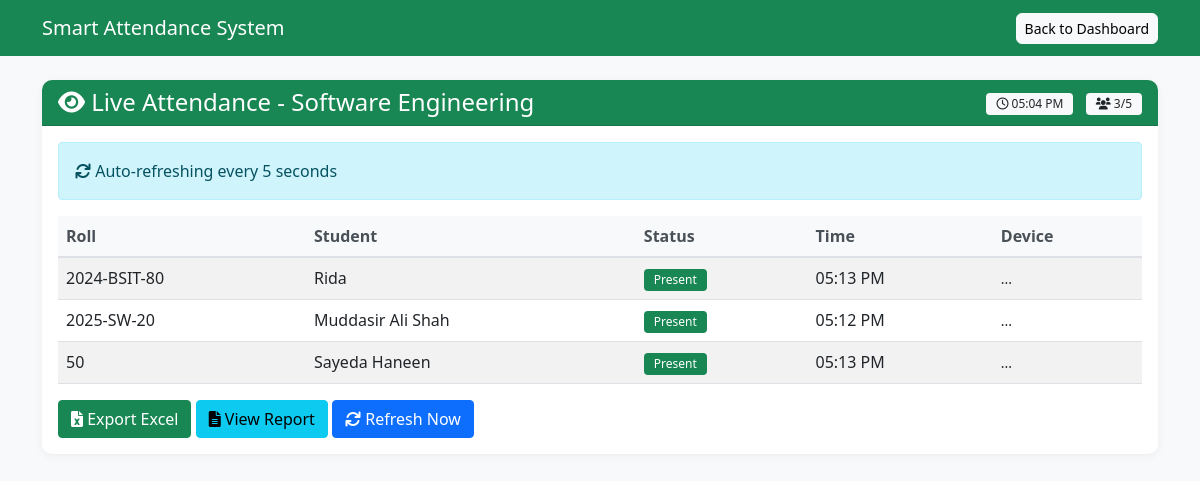
The app's page /teacher/live_attendance.php?session_id=2 (signed in) with its own data.
### tables this page shows
CREATE TABLE `attendance_sessions` (
  `session_id` int(11) NOT NULL,
  `teacher_id` int(11) NOT NULL,
  `subject_id` int(11) NOT NULL,
  `semester_id` int(11) DEFAULT NULL,
  `section_id` int(11) DEFAULT NULL,
  `batch_id` int(11) DEFAULT NULL,
  `session_date` date NOT NULL,
  `start_time` time NOT NULL,
  `end_time` time NOT NULL,
  `duration_minutes` int(11) DEFAULT 5,
  `qr_code` varchar(255) DEFAULT NULL,
  `is_active` tinyint(1) DEFAULT 1,
  `created_at` timestamp NOT NULL DEFAULT current_timestamp()
);

CREATE TABLE `subjects` (
  `subject_id` int(11) NOT NULL,
  `subject_name` varchar(100) NOT NULL,
  `subject_code` varchar(20) NOT NULL,
  `department_id` int(11) DEFAULT NULL,
  `semester_id` int(11) DEFAULT NULL,
  `created_at` timestamp NOT NULL DEFAULT current_timestamp()
);

CREATE TABLE `attendance` (
  `attendance_id` int(11) NOT NULL,
  `student_id` int(11) NOT NULL,
  `session_id` int(11) NOT NULL,
  `teacher_id` int(11) NOT NULL,
  `attendance_date` date NOT NULL,
  `attendance_time` time NOT NULL,
  `status` enum('Present','Absent','Late') DEFAULT 'Present',
  `device_id` int(11) DEFAULT NULL,
  `latitude` decimal(10,8) DEFAULT NULL,
  `longitude` decimal(11,8) DEFAULT NULL,
  `marked_at` timestamp NOT NULL DEFAULT current_timestamp()
);

CREATE TABLE `students` (
  `student_id` int(11) NOT NULL,
  `username` varchar(50) NOT NULL,
  `roll_number` varchar(20) NOT NULL,
  `full_name` varchar(100) NOT NULL,
  `email` varchar(100) NOT NULL,
  `password` varchar(255) NOT NULL,
  `department_id` int(11) DEFAULT NULL,
  `batch_id` int(11) DEFAULT NULL,
  `semester_id` int(11) DEFAULT NULL,
  `section_id` int(11) DEFAULT NULL,
  `phone` varchar(20) DEFAULT NULL,
  `is_approved` tinyint(1) DEFAULT 0,
  `approved_at` timestamp NULL DEFAULT NULL,
  `created_at` timestamp NOT NULL DEFAULT current_timestamp()
);

### teacher/live_attendance.php (the view, shortened to what this page needs)
<?php
$session_id = intval($_GET['session_id'] ?? 0);
$teacher_id = $_SESSION['teacher_id'];
$db = getDB();
$query = "SELECT sess.*, s.subject_name
          FROM attendance_sessions sess
          JOIN subjects s ON sess.subject_id = s.subject_id
          WHERE sess.session_id = ? AND sess.teacher_id = ?";
$stmt = $db->prepare($query);
$stmt->bind_param("ii", $session_id, $teacher_id);
$stmt->execute();
$session = $stmt->get_result()->fetch_assoc();
$attendance_query = "SELECT a.*, s.full_name as student_name, s.roll_number, sd.device_identifier
                     FROM attendance a
                     JOIN students s ON a.student_id = s.student_id
                     LEFT JOIN student_devices sd ON a.device_id = sd.device_id
                     WHERE a.session_id = ?
                     ORDER BY s.roll_number";
$attendance_stmt = $db->prepare($attendance_query);
$attendance_stmt->bind_param("i", $session_id);
$attendance_stmt->execute();
$attendance_list = $attendance_stmt->get_result();
$total_query = "SELECT COUNT(*) as total
                FROM students
                WHERE semester_id = ? AND batch_id = ? AND section_id = ?";
$total_stmt = $db->prepare($total_query);
$total_stmt->bind_param("iii", $session['semester_id'], $session['batch_id'], $session['section_id']);
$total_stmt->execute();
$total_students = $total_stmt->get_result()->fetch_assoc()['total'] ?? 0;
?>
<!DOCTYPE html>
<html lang="en">
<head>
    <link href="https://cdn.jsdelivr.net/npm/bootstrap@5.1.3/dist/css/bootstrap.min.css" rel="stylesheet">
    <link href="https://cdnjs.cloudflare.com/ajax/libs/font-awesome/6.0.0/css/all.min.css" rel="stylesheet">
    <link href="../assets/css/table.css" rel="stylesheet">
</head>
<body>
    <nav class="navbar navbar-expand-lg navbar-dark bg-success">
        <div class="container">
            <a class="navbar-brand" href="#"><?php echo APP_NAME; ?></a>
            <div class="navbar-nav ms-auto">
                <a href="dashboard.php" class="btn btn-light btn-sm">Back to Dashboard</a>
            </div>
        </div>
    </nav>
    <div class="container mt-4">
        <div class="row">
            <div class="col-md-12">
                <div class="card">
                    <div class="card-header bg-success text-white d-flex justify-content-between align-items-center">
                        <h4 class="mb-0"><i class="fas fa-eye"></i> Live Attendance - <?php echo htmlspecialchars($session['subject_name']); ?></h4>
                        <div>
                            <span class="badge bg-light text-dark me-2">
                                <i class="far fa-clock"></i> <?php echo date('h:i A', strtotime($session['start_time'])); ?>
                            </span>
                            <span class="badge bg-light text-dark">
                                <i class="fas fa-users"></i> <?php echo $attendance_list->num_rows; ?>/<?php echo $total_students; ?>
                            </span>
                        </div>
                    </div>
                    <div class="card-body">
                        <div class="alert alert-info">
                            <i class="fas fa-sync fa-spin"></i> Auto-refreshing every 5 seconds
                        </div>
                        <div class="table-responsive">
                            <table class="table table-striped table-hover" id="attendanceTable">
                                <thead>
                                    <tr>
                                        <th>Roll</th>
                                        <th>Student</th>
                                        <th>Status</th>
                                        <th>Time</th>
                                        <th>Device</th>
                                    </tr>
                                </thead>
                                <tbody id="attendanceBody">
                                    <?php if ($attendance_list->num_rows > 0): ?>
                                        <?php while ($attendance = $attendance_list->fetch_assoc()): ?>
                                            <tr>
                                                <td><?php echo htmlspecialchars($attendance['roll_number']); ?></td>
                                                <td><?php echo htmlspecialchars($attendance['student_name']); ?></td>
                                                <td>
                                                    <span class="badge bg-<?php echo $attendance['status'] == 'Present' ? 'success' : ($attendance['status'] == 'Late' ? 'warning' : 'danger'); ?>">
                                                        <?php echo $attendance['status']; ?>
                                                    </span>
                                                </td>
                                                <td><?php echo date('h:i A', strtotime($attendance['attendance_time'])); ?></td>
                                                <td><small><?php echo substr(htmlspecialchars($attendance['device_identifier'] ?? ''), 0, 10); ?>...</small></td>
                                            </tr>
                                        <?php endwhile; ?>
                                    <?php else: ?>
                                        <tr>
                                            <td colspan="5" class="text-center">No attendance marked yet</td>
                                        </tr>
                                    <?php endif; ?>
                                </tbody>
                            </table>
                        </div>
                        <div class="mt-3">
                            <a href="export_excel.php?session_id=<?php echo $session_id; ?>" class="btn btn-success">
                                <i class="fas fa-file-excel"></i> Export Excel
                            </a>
                            <a href="reports.php?session_id=<?php echo $session_id; ?>" class="btn btn-info">
                                <i class="fas fa-file-alt"></i> View Report
                            </a>
                            <button onclick="window.location.reload()" class="btn btn-primary">
                                <i class="fas fa-sync"></i> Refresh Now
                            </button>
                        </div>
                    </div>
                </div>
            </div>
        </div>
    </div>
</body>
</html>

### assets/css/table.css (style rules this page uses)
body { background-color: #f8f9fa; }
.card { border-radius: 10px; border: none; box-shadow: 0 2px 10px rgba(0,0,0,0.05); }
.card-header { border-radius: 10px 10px 0 0 !important; }
.table { margin-bottom: 0; }
.table thead th { background-color: #f8f9fa; border-bottom: 2px solid #dee2e6; font-weight: 600; color: #495057; }
.badge { padding: 5px 10px; font-weight: 500; }
.btn-sm { border-radius: 6px; }

### records on screen
attendance_sessions: subject.subject_name "Software Engineering", start_time "05:04 PM"
attendance: student.roll_number "2024-BSIT-80", student.full_name "Rida", status "Present", attendance_time "05:13 PM"
attendance: student.roll_number "2025-SW-20", student.full_name "Muddasir Ali Shah", status "Present", attendance_time "05:12 PM"
attendance: student.roll_number "50", student.full_name "Sayeda Haneen", status "Present", attendance_time "05:13 PM"

### other values on screen
APP_NAME "Smart Attendance System"
$attendance_list->num_rows "3"
$total_students "5"
